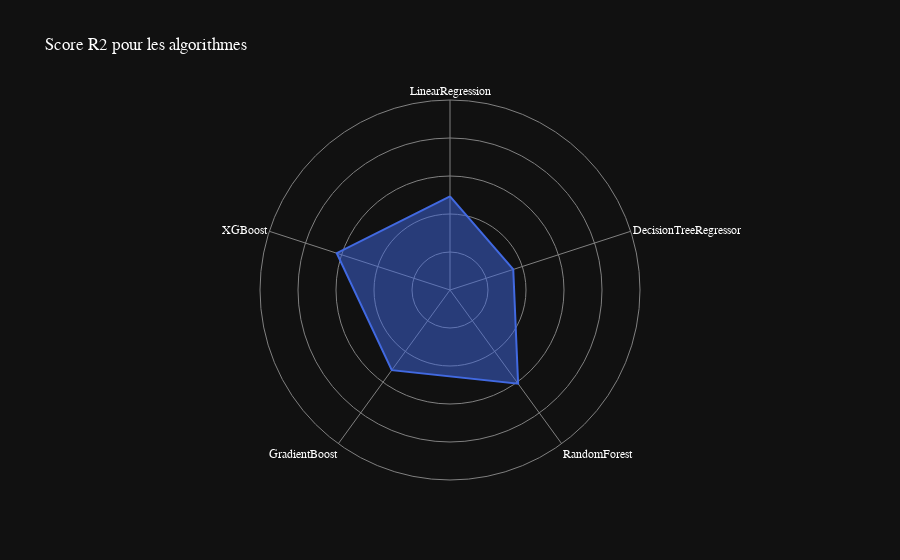

Notebook code cell kept with this figure:
### Code cell
# affichage en spiderchart des scores r2 des algorithmes
data = [
    {'r': r2_linear, 'theta': 'LinearRegression'},
    {'r': r2_tree, 'theta': 'DecisionTreeRegressor'},
    {'r': r2_random_forest, 'theta': 'RandomForest'},
    {'r': r2_gradient, 'theta': 'GradientBoost'},
    {'r': r2_xgboost, 'theta': 'XGBoost'}
]
fig = px.line_polar(data, r='r', theta='theta',title="Score R2 pour les algorithmes", line_close=True, template='plotly_dark', color_discrete_sequence=['royalblue'])
fig.update_traces(fill='toself')
# change la police
fig.update_layout(
    font=dict(
        family="Optima",
        size=12,
        color="white"
    )
)
# Masquer la ligne représentant les valeurs de 0 à 5 sur l'axe radial
fig.update_layout(
    polar=dict(
        radialaxis=dict(
            showline=False, # masquer la ligne sur l'axe radial
            range=[0,1], # plage maximale de l'axe radial
            showticklabels=False
        )
    )
)

fig.update_layout(
    polar=dict(
        radialaxis=dict(gridcolor='gray', linecolor='gray'),
        angularaxis=dict(gridcolor='gray', linecolor='gray')
    )
)
fig.show()

### Figure 1 — Plotly figure (JSON) as saved in the notebook; plotly's stock layout.template omitted (floating-point values rounded to 4 significant figures)
{"data": [{"fill": "toself", "hovertemplate": "r=%{r}<br>theta=%{theta}<extra></extra>", "legendgroup": "", "line": {"color": "royalblue", "dash": "solid"}, "marker": {"symbol": "circle"}, "mode": "lines", "name": "", "r": [0.4933, 0.35, 0.6099, 0.5214, 0.6268, 0.4933], "showlegend": false, "subplot": "polar", "theta": ["LinearRegression", "DecisionTreeRegressor", "RandomForest", "GradientBoost", "XGBoost", "LinearRegression"], "type": "scatterpolar"}], "layout": {"font": {"color": "white", "family": "Optima", "size": 12}, "legend": {"tracegroupgap": 0}, "polar": {"angularaxis": {"direction": "clockwise", "gridcolor": "gray", "linecolor": "gray", "rotation": 90}, "domain": {"x": [0, 1], "y": [0, 1]}, "radialaxis": {"gridcolor": "gray", "linecolor": "gray", "range": [0, 1], "showline": false, "showticklabels": false}}, "title": {"text": "Score R2 pour les algorithmes"}}}
